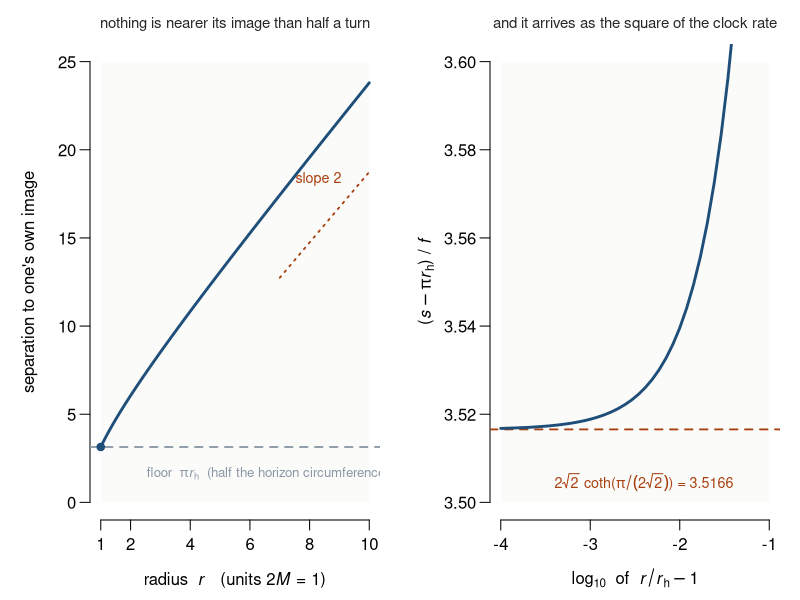
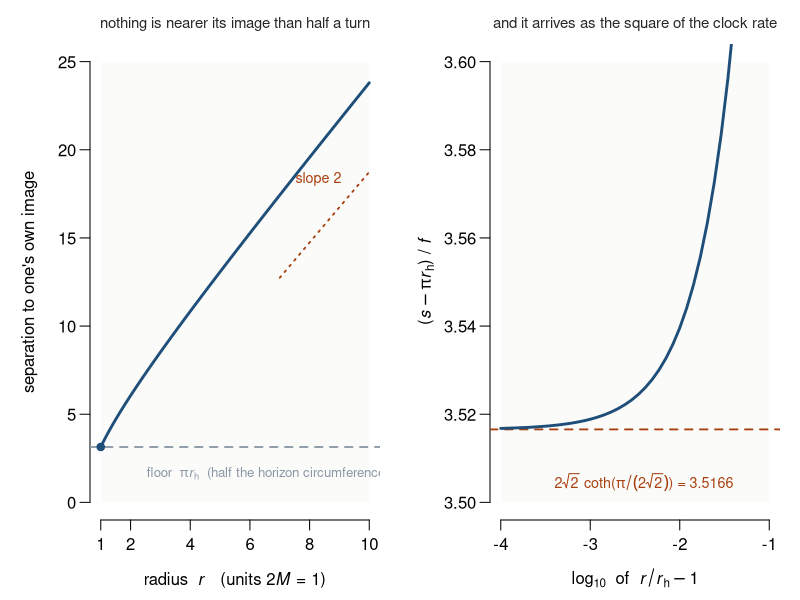

These charts were generated, in order, by the following R code:
# How far a point is from its own fold image, and how it reaches its floor.
#
# Section 5.4's field, drawn. Left: the separation s(r) across the exterior, against the floor
# pi r_h that the angular half-turn costs. Right: the approach to that floor, which is the local
# clock rate squared, flattening onto the closed-form coefficient.
#
# The integrals are redone here in R rather than read from the Python that computes them for the
# text, so the figure is an independent check of its own numbers as well as a picture of them.
# On the t=0 slice the bridge is dl^2 + r(l)^2 dOmega^2 with dl = dr/sqrt(1 - rh/r); the
# substitution r = rh/(1-u^2) removes the endpoint singularity exactly, giving
# dl = 2 rh du/(1-u^2)^2. Clairaut conserves L = r sin(psi), so
#     ds = dl/sqrt(1 - L^2/r^2),  dtheta = L dl/(r^2 sqrt(1 - L^2/r^2)).

rh <- 1

# Near the throat the Clairaut factor sqrt(1 - L^2/r^2) collapses like sqrt(delta + u^2) with
# delta = 1 - L/rh, so the integrand has a boundary layer of width sqrt(delta). Substituting
# u = A sinh(v) with A = sqrt(delta) absorbs it exactly and leaves a bounded integrand: near
# v = 0 the ratio du/dv over the Clairaut factor tends to 1/sqrt(2).
halves <- function(r0, L) {
  A <- sqrt(max(1 - L / rh, 1e-14))
  u0 <- sqrt(1 - rh / r0)
  vmax <- asinh(u0 / A)
  parts <- function(v) {
    u <- A * sinh(v)
    r <- rh / (1 - u^2)
    w <- sqrt(pmax(1 - L^2 / r^2, 0))
    dl <- 2 * rh / (1 - u^2)^2
    dudv <- A * cosh(v)
    list(ang = L * dl * dudv / (r^2 * w), len = dl * dudv / w)
  }
  # Simpson on a smooth bounded integrand, so there is no adaptive routine to fail and the
  # accuracy is checked against the Python the text quotes rather than asserted.
  n <- 4000
  v <- seq(0, vmax, length.out = n + 1)
  wsimp <- c(1, rep(c(4, 2), length.out = n - 1), 1) * (vmax / n) / 3
  pv <- parts(v)
  ang <- sum(wsimp * pv$ang)
  len <- sum(wsimp * pv$len)
  c(ang, len)
}

separation <- function(r0) {
  if (r0 <= rh * (1 + 1e-12)) return(pi * rh)
  f <- function(L) 2 * halves(r0, L)[1] - pi
  L <- uniroot(f, c(1e-9, rh * (1 - 1e-9)), tol = 1e-12)$root
  2 * halves(r0, L)[2]
}

rs <- exp(seq(log(1.0005), log(10), length.out = 90))
ss <- vapply(rs, separation, numeric(1))

cat("=== separation to one's own fold image, units 2M = 1 ===\n\n")
for (r0 in c(2, 3, 5, 10))
  cat(sprintf("  s(%-4g) = %.4f\n", r0, separation(r0)))
cat(sprintf("  floor pi r_h = %.6f; smallest sampled s = %.6f\n", pi * rh, min(ss)))
stopifnot(abs(separation(2) - 6.0539) < 2e-3, abs(separation(3) - 8.5194) < 2e-3,
          abs(separation(10) - 23.7996) < 5e-3, min(ss) >= pi * rh - 1e-6)
cat("  matches the Python that the text quotes, to the tolerances above.\n")

C <- 2 * sqrt(2) / tanh(pi / (2 * sqrt(2)))
near <- exp(seq(log(1e-4), log(0.1), length.out = 40))
ratio <- vapply(near, function(e) (separation(rh * (1 + e)) - pi * rh) / (1 - rh / (rh * (1 + e))),
                numeric(1))
cat(sprintf("\n  closed form 2 sqrt2 coth(pi/(2 sqrt2)) = %.9f\n", C))
cat(sprintf("  ratio at eps = 1e-4 is %.9f, differing by %.2e\n", ratio[1], abs(ratio[1] - C)))
stopifnot(abs(ratio[1] - C) < 3e-4)

ink <- "grey15"; c1 <- "#1f4e79"; c2 <- "#a8400f"; grey <- "#8a97a4"

draw <- function() {
  par(mfrow = c(1, 2), mar = c(4.0, 4.5, 2.2, 1.0), mgp = c(2.6, 0.7, 0), xpd = FALSE)

  plot(NA, xlim = c(1, 10), ylim = c(0, 25), axes = FALSE,
       xlab = expression(paste("radius  ", italic(r), "   (units ", 2*italic(M), " = 1)")),
       ylab = "separation to one's own image")
  rect(1, 0, 10, 25, col = "#fbfbfa", border = NA)
  axis(1, at = c(1, 2, 4, 6, 8, 10)); axis(2, at = seq(0, 25, 5), las = 1)
  abline(h = pi * rh, col = grey, lty = 2, lwd = 1.8)
  text(6.6, pi * rh - 1.5, expression(paste("floor  ", pi, italic(r)[h],
       "  (half the horizon circumference)")), col = grey, cex = 0.80, adj = 0.5)
  lines(rs, ss, col = c1, lwd = 2.8)
  points(1, pi * rh, pch = 19, cex = 1.0, col = c1)
  segments(7, 2 * (7 - 1) + pi - 2.4, 10, 2 * (10 - 1) + pi - 2.4, col = c2, lty = 3, lwd = 1.8)
  text(8.3, 2 * (8.3 - 1) + pi + 0.6, expression(paste("slope ", 2)), col = c2, cex = 0.86)
  mtext("nothing is nearer its image than half a turn", side = 3, line = 0.6,
        cex = 0.90, col = ink)

  plot(NA, xlim = c(-4, -1), ylim = c(3.50, 3.60), axes = FALSE,
       xlab = expression(paste(log[10], "  of  ", italic(r) / italic(r)[h] - 1)),
       ylab = expression(paste("(", italic(s) - pi * italic(r)[h], ") / ", italic(f))))
  rect(-4, 3.50, -1, 3.60, col = "#fbfbfa", border = NA)
  axis(1, at = -4:-1); axis(2, at = seq(3.50, 3.60, 0.02), las = 1)
  abline(h = C, col = c2, lty = 2, lwd = 1.8)
  lines(log10(near), ratio, col = c1, lwd = 2.8)
  text(-2.4, C - 0.012, expression(paste(2 * sqrt(2), " coth(", pi / (2 * sqrt(2)), ") = 3.5166")),
       col = c2, cex = 0.86, adj = 0.5)
  mtext("and it arrives as the square of the clock rate", side = 3, line = 0.6,
        cex = 0.90, col = ink)
}

for (dev in c("pdf", "png")) {
  out <- sprintf("paper/fig_companion_fold_reach.%s", dev)
  if (dev == "pdf") pdf(out, width = 9.6, height = 4.3, pointsize = 12)
  else png(out, width = 9.6, height = 4.3, units = "in", res = 150, pointsize = 12)
  draw(); dev.off(); cat(sprintf("  wrote %s\n", out))
}
